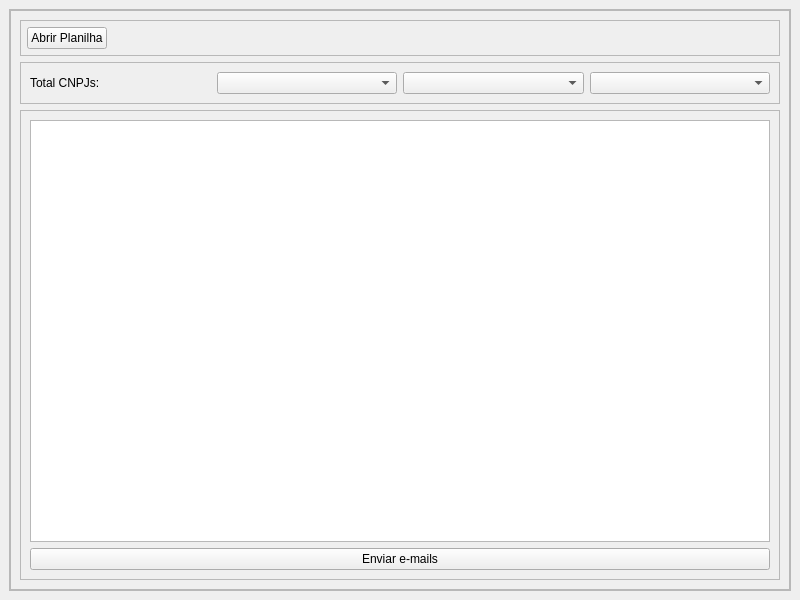
<?xml version="1.0" encoding="UTF-8"?>
<ui version="4.0">
 <class>MainWindow</class>
 <widget class="QMainWindow" name="MainWindow">
  <property name="geometry">
   <rect>
    <x>0</x>
    <y>0</y>
    <width>800</width>
    <height>600</height>
   </rect>
  </property>
  <property name="windowTitle">
   <string>MainWindow</string>
  </property>
  <property name="styleSheet">
   <string notr="true"/>
  </property>
  <widget class="QWidget" name="centralwidget">
   <layout class="QGridLayout" name="gridLayout">
    <item row="1" column="0">
     <widget class="QFrame" name="frame_3">
      <property name="frameShape">
       <enum>QFrame::Shape::StyledPanel</enum>
      </property>
      <property name="frameShadow">
       <enum>QFrame::Shadow::Raised</enum>
      </property>
      <property name="lineWidth">
       <number>1</number>
      </property>
      <layout class="QHBoxLayout" name="horizontalLayout_2">
       <property name="spacing">
        <number>6</number>
       </property>
       <property name="leftMargin">
        <number>0</number>
       </property>
       <property name="topMargin">
        <number>0</number>
       </property>
       <property name="rightMargin">
        <number>0</number>
       </property>
       <property name="bottomMargin">
        <number>0</number>
       </property>
       <item>
        <widget class="QFrame" name="frame">
         <property name="maximumSize">
          <size>
           <width>900</width>
           <height>16777215</height>
          </size>
         </property>
         <property name="frameShape">
          <enum>QFrame::Shape::StyledPanel</enum>
         </property>
         <property name="frameShadow">
          <enum>QFrame::Shadow::Raised</enum>
         </property>
         <property name="lineWidth">
          <number>1</number>
         </property>
         <layout class="QVBoxLayout" name="verticalLayout">
          <item>
           <widget class="QFrame" name="frame_2">
            <property name="maximumSize">
             <size>
              <width>16777215</width>
              <height>50</height>
             </size>
            </property>
            <property name="frameShape">
             <enum>QFrame::Shape::StyledPanel</enum>
            </property>
            <property name="frameShadow">
             <enum>QFrame::Shadow::Raised</enum>
            </property>
            <layout class="QHBoxLayout" name="horizontalLayout">
             <property name="leftMargin">
              <number>6</number>
             </property>
             <property name="topMargin">
              <number>6</number>
             </property>
             <property name="rightMargin">
              <number>6</number>
             </property>
             <property name="bottomMargin">
              <number>6</number>
             </property>
             <item>
              <widget class="QPushButton" name="botaoAbrir">
               <property name="text">
                <string>Abrir Planilha</string>
               </property>
              </widget>
             </item>
             <item>
              <spacer name="horizontalSpacer">
               <property name="orientation">
                <enum>Qt::Orientation::Horizontal</enum>
               </property>
               <property name="sizeHint" stdset="0">
                <size>
                 <width>40</width>
                 <height>20</height>
                </size>
               </property>
              </spacer>
             </item>
            </layout>
           </widget>
          </item>
          <item>
           <widget class="QFrame" name="frame_4">
            <property name="frameShape">
             <enum>QFrame::Shape::StyledPanel</enum>
            </property>
            <property name="frameShadow">
             <enum>QFrame::Shadow::Raised</enum>
            </property>
            <layout class="QHBoxLayout" name="horizontalLayout_3">
             <item>
              <widget class="QLabel" name="totalCNPJs">
               <property name="text">
                <string>Total CNPJs: </string>
               </property>
              </widget>
             </item>
             <item>
              <widget class="QComboBox" name="filtroPorte"/>
             </item>
             <item>
              <widget class="QComboBox" name="filtroNatJuridica"/>
             </item>
             <item>
              <widget class="QComboBox" name="filtroCNAE"/>
             </item>
            </layout>
           </widget>
          </item>
          <item>
           <widget class="QFrame" name="frame_5">
            <property name="frameShape">
             <enum>QFrame::Shape::StyledPanel</enum>
            </property>
            <property name="frameShadow">
             <enum>QFrame::Shadow::Raised</enum>
            </property>
            <layout class="QVBoxLayout" name="verticalLayout_2">
             <item>
              <widget class="QTextEdit" name="editorTexto">
               <property name="maximumSize">
                <size>
                 <width>16777215</width>
                 <height>16777215</height>
                </size>
               </property>
              </widget>
             </item>
             <item>
              <widget class="QPushButton" name="botaoEnviar">
               <property name="maximumSize">
                <size>
                 <width>16777215</width>
                 <height>16777215</height>
                </size>
               </property>
               <property name="text">
                <string>Enviar e-mails</string>
               </property>
              </widget>
             </item>
            </layout>
           </widget>
          </item>
         </layout>
        </widget>
       </item>
      </layout>
     </widget>
    </item>
   </layout>
  </widget>
 </widget>
 <resources/>
 <connections/>
</ui>
